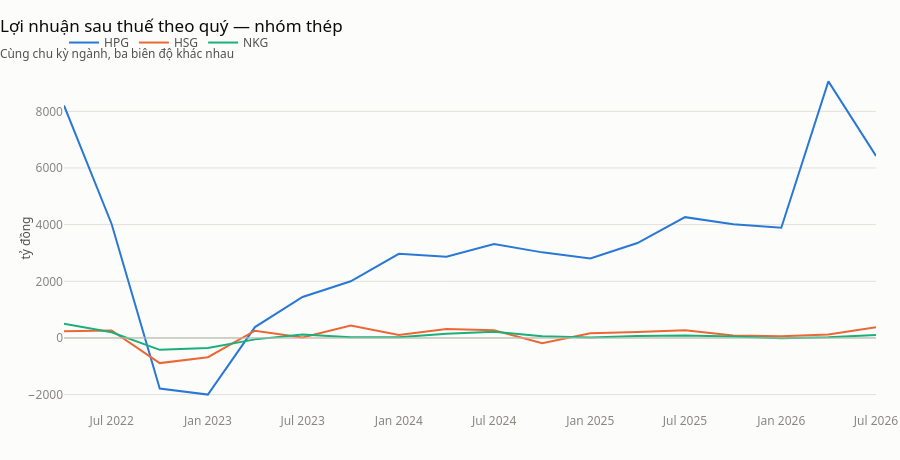

Source (notebook cell):
### Markdown cell above
## 6 · Chuỗi thời gian một chỉ tiêu

Việc thường gặp nhất: lấy một dòng của báo cáo qua nhiều năm.

### Code cell
lich_su = client.financials.statement(
    ["HPG", "HSG", "NKG"], kind="income_statement", period="quarterly", start_year=2022
)

LNST = lich_su[lich_su["line_item"].str.contains("Lợi nhuận sau thuế thu nhập doanh nghiệp", na=False)][
    "item_id"
].iloc[0]

lai = (
    lich_su[lich_su["item_id"] == LNST]
    .sort_values(["symbol", "year", "quarter"])
    .assign(
        # pandas 3.0: PeriodIndex(year=, quarter=) đã bỏ — dựng từ chuỗi "2022Q1"
        ky=lambda d: pd.PeriodIndex(
            d["year"].astype(str) + "Q" + d["quarter"].astype(str), freq="Q"
        ).to_timestamp(how="end"),
        lnst_ty=lambda d: d["value"] / 1e9,
    )
)

duong(
    lai,
    x="ky",
    y="lnst_ty",
    theo="symbol",
    tieu_de="Lợi nhuận sau thuế theo quý — nhóm thép",
    phu_de="Cùng chu kỳ ngành, ba biên độ khác nhau",
    nhan_y="tỷ đồng",
    moc_khong=True,
)

### Figure 1 — Plotly figure (JSON) as saved in the notebook; plotly's stock layout.template omitted (floating-point values rounded to 4 significant figures)
{"data": [{"hovertemplate": "%{y:,.2f}<extra>%{fullData.name}</extra>", "line": {"color": "#2a78d6", "width": 2}, "mode": "lines", "name": "HPG", "type": "scatter", "x": ["2022-03-31T23:59:59.999999", "2022-06-30T23:59:59.999999", "2022-09-30T23:59:59.999999", "2022-12-31T23:59:59.999999", "2023-03-31T23:59:59.999999", "2023-06-30T23:59:59.999999", "2023-09-30T23:59:59.999999", "2023-12-31T23:59:59.999999", "2024-03-31T23:59:59.999999", "2024-06-30T23:59:59.999999", "2024-09-30T23:59:59.999999", "2024-12-31T23:59:59.999999", "2025-03-31T23:59:59.999999", "2025-06-30T23:59:59.999999", "2025-09-30T23:59:59.999999", "2025-12-31T23:59:59.999999", "2026-03-31T23:59:59.999999", "2026-06-30T23:59:59.999999"], "y": [8206.0, 4023.0, -1786.0, -1999.0, 383.2, 1448.0, 2000.0, 2969.0, 2869.0, 3320.0, 3022.0, 2810.0, 3350.0, 4265.0, 4012.0, 3888.0, 9056.0, 6424.0]}, {"hovertemplate": "%{y:,.2f}<extra>%{fullData.name}</extra>", "line": {"color": "#eb6834", "width": 2}, "mode": "lines", "name": "HSG", "type": "scatter", "x": ["2022-03-31T23:59:59.999999", "2022-06-30T23:59:59.999999", "2022-09-30T23:59:59.999999", "2022-12-31T23:59:59.999999", "2023-03-31T23:59:59.999999", "2023-06-30T23:59:59.999999", "2023-09-30T23:59:59.999999", "2023-12-31T23:59:59.999999", "2024-03-31T23:59:59.999999", "2024-06-30T23:59:59.999999", "2024-09-30T23:59:59.999999", "2024-12-31T23:59:59.999999", "2025-03-31T23:59:59.999999", "2025-06-30T23:59:59.999999", "2025-09-30T23:59:59.999999", "2025-12-31T23:59:59.999999", "2026-03-31T23:59:59.999999", "2026-06-30T23:59:59.999999"], "y": [234.7, 265.0, -886.7, -680.2, 256.1, 14.16, 440.1, 103.4, 319.2, 273.4, -181.3, 165.5, 207.5, 273.8, 88.16, 62.35, 123.5, 382.3]}, {"hovertemplate": "%{y:,.2f}<extra>%{fullData.name}</extra>", "line": {"color": "#1baf7a", "width": 2}, "mode": "lines", "name": "NKG", "type": "scatter", "x": ["2022-03-31T23:59:59.999999", "2022-06-30T23:59:59.999999", "2022-09-30T23:59:59.999999", "2022-12-31T23:59:59.999999", "2023-03-31T23:59:59.999999", "2023-06-30T23:59:59.999999", "2023-09-30T23:59:59.999999", "2023-12-31T23:59:59.999999", "2024-03-31T23:59:59.999999", "2024-06-30T23:59:59.999999", "2024-09-30T23:59:59.999999", "2024-12-31T23:59:59.999999", "2025-03-31T23:59:59.999999", "2025-06-30T23:59:59.999999", "2025-09-30T23:59:59.999999", "2025-12-31T23:59:59.999999", "2026-03-31T23:59:59.999999", "2026-06-30T23:59:59.999999"], "y": [506.9, 201.5, -418.7, -356.3, -49.27, 125.4, 23.66, 22.45, 150.1, 219.6, 64.85, 18.42, 65.4, 91.59, 49.53, -9.344, 21.46, 102.7]}], "layout": {"height": 460, "hovermode": "x unified", "shapes": [{"line": {"color": "#c3c2b7", "width": 1}, "type": "line", "x0": 0, "x1": 1, "xref": "x domain", "y0": 0, "y1": 0, "yref": "y"}], "showlegend": true, "title": {"text": "Lợi nhuận sau thuế theo quý — nhóm thép<br><sub style='color:#52514e'>Cùng chu kỳ ngành, ba biên độ khác nhau</sub>"}, "yaxis": {"title": {"text": "tỷ đồng"}}}}
